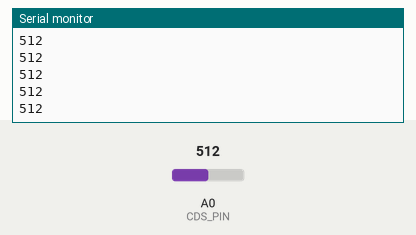
The sketch below on a simulated Arduino Uno, built with avr-gcc and run on an emulated ATmega328P. Parts: the last lines printed to the serial monitor. The inputs (shaded band) are chosen by the test bench; at power-on: A0 (CDS_PIN) = 512.

Above: at 1.2 s.
1.3 s: A0 (CDS_PIN) set to 716
At 2.3 s:
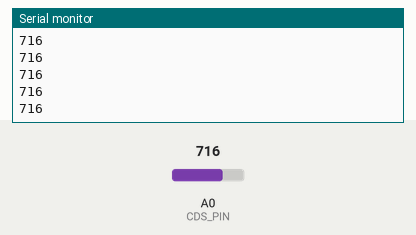
2.8 s: A0 (CDS_PIN) set to 900
At 3.3 s:
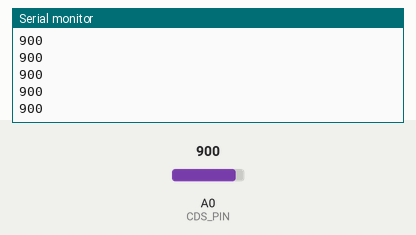
Timing chart, 0 to 5.8 s (numbered marks = the images above; inputs shaded):
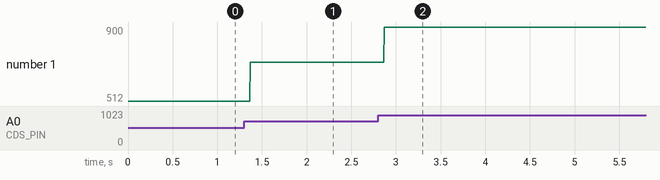

Measured:
- after the input at 1.3 s, the serial monitor: prints a new line after 0.07 s (image 1)
- after the input at 2.8 s, the serial monitor: prints a new line after 0.07 s (image 2)
- plotted number 1: 512 → 716 after the input at 1.3 s, 716 → 900 after the input at 2.8 s

The sketch:

ex_cds.ino
```cpp
//조도센서 측정 실습

#define CDS_PIN A0

void setup() {
  pinMode(CDS_PIN, INPUT);
  Serial.begin(9600);
}

void loop() {
  int value = analogRead(CDS_PIN);
  Serial.println(value);
}
```
